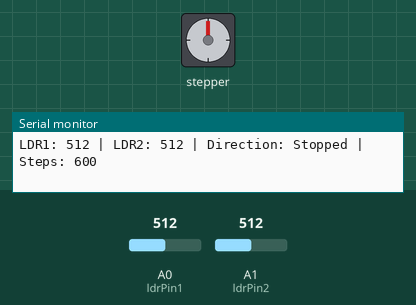
This sketch was run on a simulated Arduino Uno, built with avr-gcc and run on an emulated ATmega328P. On the bench: stepper motor, the last lines printed to the serial monitor. Wiring (inferred from the names in the program): stepper motor driver (200 steps per turn assumed): step pin 5; direction pin 4; enable pin 3. The inputs (shaded band) are chosen by the test bench; at power-on: A0 (ldrPin1) = 512, A1 (ldrPin2) = 512.

Above: at 1.2 s.
1.3 s: A0 (ldrPin1) set to 533
At 1.82 s:
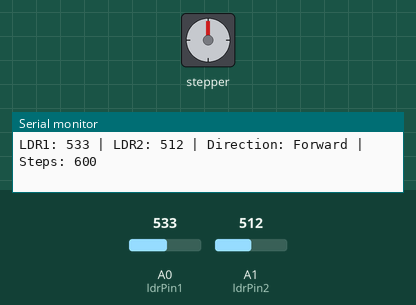
4.3 s: A1 (ldrPin2) set to 537
At 5.4 s:
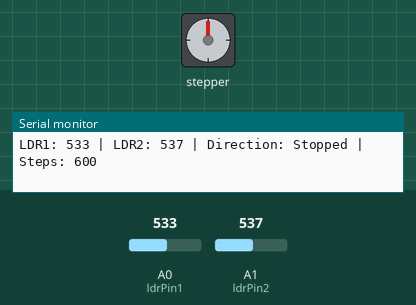
7.3 s: A0 (ldrPin1) set to 511
At 7.9 s:
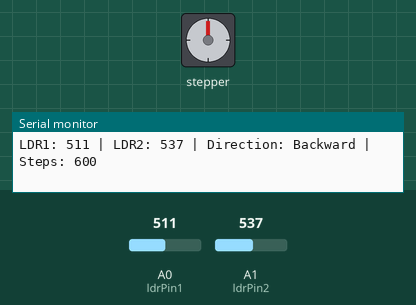
10.3 s: A1 (ldrPin2) set to 306
Timing chart, 0 to 60.8 s (numbered marks = the images above; inputs shaded):
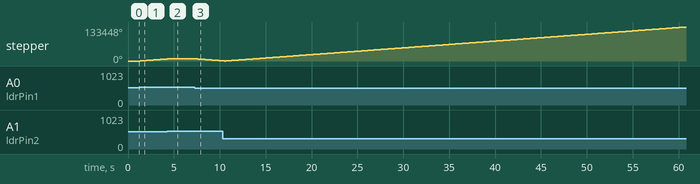

Measured:
- the behaviour switches between 517 and 518 on A0 (ldrPin1) (found by bisection; images 0 and 1)
- the behaviour switches between 527 and 528 on A1 (ldrPin2) (found by bisection; images 1 and 2)
- after the input at 1.3 s, stepper: keeps turning clockwise at about 2694°/s, starting at once
- after the input at 4.3 s, stepper: goes on until 4.5 s, then stays 8640°
- after the input at 7.3 s, stepper: keeps turning counter-clockwise at about 2671°/s, starting after 0.10 s

The sketch:

ldr_stepper_motor.ino
```cpp
const int dirPin = 4;    // Direction pin
const int pulPin = 5;    // Pulse pin
const int enPin = 3;     // Enable pin
const int ldrPin1 = A0;  // LDR 1 pin
const int ldrPin2 = A1;  // LDR 2 pin

const int lightThreshold = 5; // Threshold to compare light values
const int stepsToRotate = 600; // Number of steps for rotation
const int pulseDelay = 500;      // Pulse width (adjust for motor speed)

void setup() {
  Serial.begin(9600); // Initialize serial communication
  pinMode(dirPin, OUTPUT); // Set direction pin as output
  pinMode(pulPin, OUTPUT); // Set pulse pin as output
  pinMode(enPin, OUTPUT);  // Set enable pin as output

  // Enable the driver
  digitalWrite(enPin, LOW); // Assuming LOW is to enable the driver

  // Set the direction to forward
  digitalWrite(dirPin, HIGH); // Set to HIGH for forward direction
}

void loop() {
  // Read the LDR values
  int ldrValue1 = analogRead(ldrPin1);
  int ldrValue2 = analogRead(ldrPin2);

  // Determine motor direction based on LDR values
  String direction = "";
  if (abs(ldrValue1 - ldrValue2) > lightThreshold) {
    if (ldrValue1 > ldrValue2) {
      digitalWrite(dirPin, HIGH); // Set direction to forward
      direction = "Forward";
    } else {
      digitalWrite(dirPin, LOW); // Set direction to backward
      direction = "Backward";
    }

    // Rotate the motor for a certain number of steps
    for (int i = 0; i < stepsToRotate; i++) {
      digitalWrite(pulPin, HIGH);
      delayMicroseconds(pulseDelay); // Pulse width (adjust for motor speed)
      digitalWrite(pulPin, LOW);
      //delayMicroseconds(pulseDelay); // Pulse width (adjust for motor speed)
    }
  } else {
    digitalWrite(pulPin, LOW); // No pulse means the motor won't rotate
    direction = "Stopped"; // No movement
  }

  // Print values in one line
  Serial.print("LDR1: ");
  Serial.print(ldrValue1);
  Serial.print(" | LDR2: ");
  Serial.print(ldrValue2);
  Serial.print(" | Direction: ");
  Serial.print(direction);
  Serial.print(" | Steps: ");
  Serial.println(stepsToRotate); // Print the number of steps

  // Optional delay to avoid too rapid switching
  delay(100); // Adjust as needed
}
```
